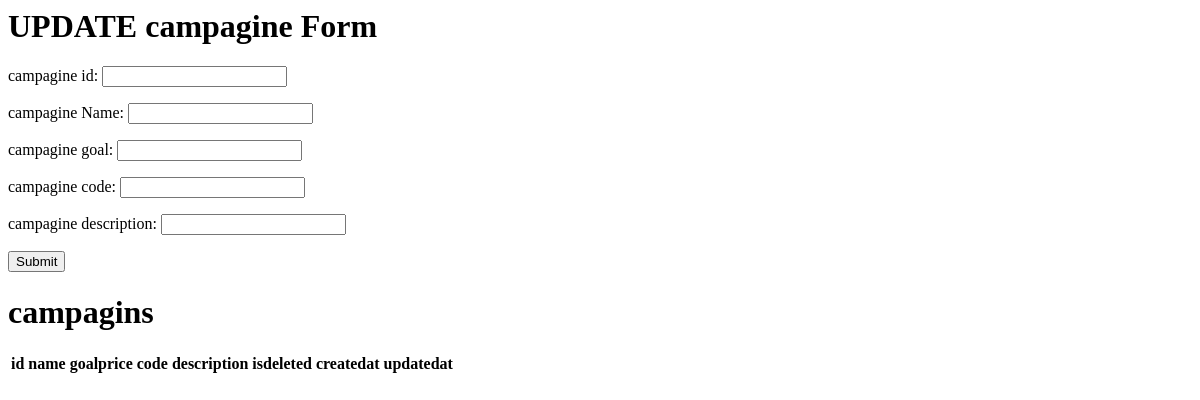
Before: /updatcampagnemvc/c.php with the older database file.
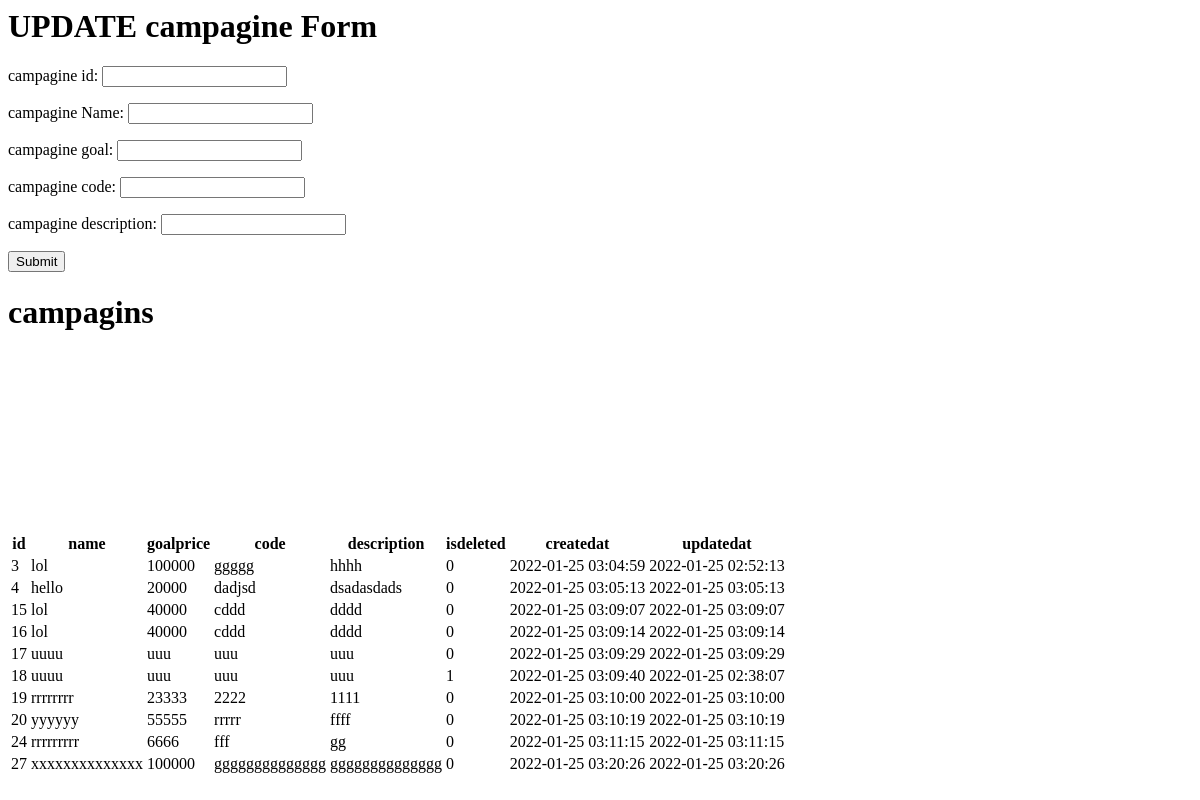
After: the same page with the newer database file.
### tables this page shows
CREATE TABLE `campaign` (
  `id` int(11) NOT NULL,
  `name` varchar(225) NOT NULL,
  `goalprice` varchar(225) NOT NULL DEFAULT '0',
  `code` varchar(225) NOT NULL,
  `description` text NOT NULL,
  `isdeleted` tinyint(1) NOT NULL DEFAULT 0,
  `createdat` timestamp NULL DEFAULT current_timestamp(),
  `updatedat` timestamp NULL DEFAULT current_timestamp()
);

### updatcampagnemvc/c.php (called while the page is built, shortened)
<?php
include_once ("v.php");
?>

### updatcampagnemvc/v.php (the view, shortened to what this page needs)
<head>
</head>
<body>
<h1>UPDATE campagine Form</h1>
<form action="c.php" method="post">
    <p>
        <label for="id">campagine id:</label>
        <input type="text" name="id" id="id">
    </p>
    <p>
        <label for="name">campagine Name:</label>
        <input type="text" name="name" id="name">
    </p>
    <p>
        <label for="goal">campagine goal:</label>
        <input type="text" name="goal" id="goal">
    </p>
    <p>
        <label for="code">campagine code:</label>
        <input type="text" name="code" id="code">
    </p>
    <p>
        <label for="description">campagine description:</label>
        <input type="text" name="description" id="description">
    </p>
    <input type="submit" value="Submit">
</form>
<?php
  $con = mysqli_connect('localhost','root','','charityfunding');
  $query = "SELECT * FROM campaign";
$results=mysqli_query($con,$query);
echo '<h1>campagins</h1>';
  echo "<table>";
  echo '<th><p>id</p></th>';
  echo '<th><p>name</p></th>';
  echo '<th><p>goalprice</p></th>';
  echo '<th><p>code</p></th>';
  echo '<th><p>description</p></th>';
  echo '<th><p>isdeleted</p></th>';
  echo '<th><p>createdat</p></th>';
  echo '<th><p>updatedat</p></th>';
while ($row = mysqli_fetch_array($results)) {
    echo '<tr>';
    echo '<td>'.($row['id']).'</td><td>'.($row['name']).'</td><td>'.($row['goalprice']).'</td><td>'.($row['code']).'</td><td>'.($row['description']).'</td><td>'.($row['isdeleted']).'</td><td>'.($row['createdat']).'</td><td>'.($row['updatedat']).'</td><br>';
    echo '</tr>';
}
echo "</table>";
?>
<br><br>
</body>
</html>

Changed rows visible on the page:
added campaign: id "3", name "lol", goalprice "100000", code "ggggg", description "hhhh", isdeleted "0", createdat "2022-01-25 03:04:59", updatedat "2022-01-25 02:52:13"
added campaign: id "4", name "hello", goalprice "20000", code "dadjsd", description "dsadasdads", isdeleted "0", createdat "2022-01-25 03:05:13", updatedat "2022-01-25 03:05:13"
added campaign: id "15", name "lol", goalprice "40000", code "cddd", description "dddd", isdeleted "0", createdat "2022-01-25 03:09:07", updatedat "2022-01-25 03:09:07"
added campaign: id "16", name "lol", goalprice "40000", code "cddd", description "dddd", isdeleted "0", createdat "2022-01-25 03:09:14", updatedat "2022-01-25 03:09:14"
added campaign: id "17", name "uuuu", goalprice "uuu", code "uuu", description "uuu", isdeleted "0", createdat "2022-01-25 03:09:29", updatedat "2022-01-25 03:09:29"
added campaign: id "18", name "uuuu", goalprice "uuu", code "uuu", description "uuu", isdeleted "1", createdat "2022-01-25 03:09:40", updatedat "2022-01-25 02:38:07"
added campaign: id "19", name "rrrrrrrr", goalprice "23333", code "2222", description "1111", isdeleted "0", createdat "2022-01-25 03:10:00", updatedat "2022-01-25 03:10:00"
added campaign: id "20", name "yyyyyy", goalprice "55555", code "rrrrr", description "ffff", isdeleted "0", createdat "2022-01-25 03:10:19", updatedat "2022-01-25 03:10:19"
added campaign: id "24", name "rrrrrrrrr", goalprice "6666", code "fff", description "gg", isdeleted "0", createdat "2022-01-25 03:11:15", updatedat "2022-01-25 03:11:15"
added campaign: id "27", name "xxxxxxxxxxxxxx", goalprice "100000", code "gggggggggggggg", description "gggggggggggggg", isdeleted "0", createdat "2022-01-25 03:20:26", updatedat "2022-01-25 03:20:26"
